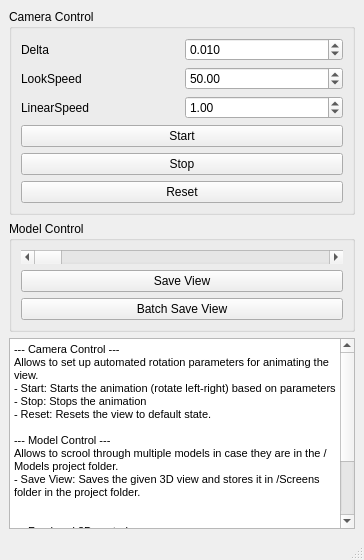
<?xml version="1.0" encoding="UTF-8"?>
<ui version="4.0">
 <class>DEBINNRenderController</class>
 <widget class="QMainWindow" name="DEBINNRenderController">
  <property name="geometry">
   <rect>
    <x>0</x>
    <y>0</y>
    <width>364</width>
    <height>560</height>
   </rect>
  </property>
  <property name="sizePolicy">
   <sizepolicy hsizetype="MinimumExpanding" vsizetype="Preferred">
    <horstretch>0</horstretch>
    <verstretch>0</verstretch>
   </sizepolicy>
  </property>
  <property name="minimumSize">
   <size>
    <width>300</width>
    <height>300</height>
   </size>
  </property>
  <property name="windowTitle">
   <string>MainWindow</string>
  </property>
  <widget class="QWidget" name="centralwidget">
   <layout class="QGridLayout" name="gridLayout_3">
    <item row="0" column="0">
     <widget class="QGroupBox" name="groupBox">
      <property name="sizePolicy">
       <sizepolicy hsizetype="Preferred" vsizetype="Expanding">
        <horstretch>0</horstretch>
        <verstretch>0</verstretch>
       </sizepolicy>
      </property>
      <property name="minimumSize">
       <size>
        <width>200</width>
        <height>0</height>
       </size>
      </property>
      <property name="title">
       <string>Camera Control</string>
      </property>
      <layout class="QGridLayout" name="gridLayout">
       <item row="0" column="0">
        <widget class="QLabel" name="label">
         <property name="text">
          <string>Delta</string>
         </property>
        </widget>
       </item>
       <item row="0" column="1">
        <widget class="QDoubleSpinBox" name="doubleSpinBoxDelta">
         <property name="decimals">
          <number>3</number>
         </property>
         <property name="singleStep">
          <double>0.005000000000000</double>
         </property>
         <property name="value">
          <double>0.010000000000000</double>
         </property>
        </widget>
       </item>
       <item row="1" column="0">
        <widget class="QLabel" name="label_4">
         <property name="text">
          <string>LookSpeed</string>
         </property>
        </widget>
       </item>
       <item row="1" column="1">
        <widget class="QDoubleSpinBox" name="doubleSpinBoxLookSpeed">
         <property name="value">
          <double>50.000000000000000</double>
         </property>
        </widget>
       </item>
       <item row="2" column="0">
        <widget class="QLabel" name="label_5">
         <property name="text">
          <string>LinearSpeed</string>
         </property>
        </widget>
       </item>
       <item row="2" column="1">
        <widget class="QDoubleSpinBox" name="doubleSpinBoxLinearSpeed">
         <property name="value">
          <double>1.000000000000000</double>
         </property>
        </widget>
       </item>
       <item row="3" column="0" colspan="2">
        <widget class="QPushButton" name="pushButtonStart">
         <property name="text">
          <string>Start</string>
         </property>
        </widget>
       </item>
       <item row="4" column="0" colspan="2">
        <widget class="QPushButton" name="pushButtonStop">
         <property name="text">
          <string>Stop</string>
         </property>
        </widget>
       </item>
       <item row="5" column="0" colspan="2">
        <widget class="QPushButton" name="pushButtonReset">
         <property name="text">
          <string>Reset</string>
         </property>
        </widget>
       </item>
      </layout>
     </widget>
    </item>
    <item row="1" column="0">
     <widget class="QGroupBox" name="groupBox_2">
      <property name="sizePolicy">
       <sizepolicy hsizetype="Preferred" vsizetype="Preferred">
        <horstretch>0</horstretch>
        <verstretch>0</verstretch>
       </sizepolicy>
      </property>
      <property name="minimumSize">
       <size>
        <width>200</width>
        <height>0</height>
       </size>
      </property>
      <property name="title">
       <string>Model Control</string>
      </property>
      <layout class="QGridLayout" name="gridLayout_4">
       <item row="0" column="0">
        <widget class="QScrollBar" name="scrollbarModels">
         <property name="pageStep">
          <number>1</number>
         </property>
         <property name="tracking">
          <bool>false</bool>
         </property>
         <property name="orientation">
          <enum>Qt::Horizontal</enum>
         </property>
        </widget>
       </item>
       <item row="1" column="0">
        <widget class="QPushButton" name="pushButtonSaveView">
         <property name="text">
          <string>Save View</string>
         </property>
        </widget>
       </item>
       <item row="2" column="0">
        <widget class="QPushButton" name="pushButtonSaveViewBatch">
         <property name="text">
          <string>Batch Save View</string>
         </property>
        </widget>
       </item>
      </layout>
     </widget>
    </item>
    <item row="2" column="0">
     <widget class="QTextBrowser" name="textBrowser">
      <property name="html">
       <string>&lt;!DOCTYPE HTML PUBLIC &quot;-//W3C//DTD HTML 4.0//EN&quot; &quot;http://www.w3.org/TR/REC-html40/strict.dtd&quot;&gt;
&lt;html&gt;&lt;head&gt;&lt;meta name=&quot;qrichtext&quot; content=&quot;1&quot; /&gt;&lt;meta charset=&quot;utf-8&quot; /&gt;&lt;style type=&quot;text/css&quot;&gt;
p, li { white-space: pre-wrap; }
hr { height: 1px; border-width: 0; }
&lt;/style&gt;&lt;/head&gt;&lt;body style=&quot; font-family:'Segoe UI'; font-size:9pt; font-weight:400; font-style:normal;&quot;&gt;
&lt;p style=&quot; margin-top:0px; margin-bottom:0px; margin-left:0px; margin-right:0px; -qt-block-indent:0; text-indent:0px;&quot;&gt;&lt;span style=&quot; font-family:'MS Shell Dlg 2'; font-size:8pt;&quot;&gt;--- Camera Control ---&lt;/span&gt;&lt;/p&gt;
&lt;p style=&quot; margin-top:0px; margin-bottom:0px; margin-left:0px; margin-right:0px; -qt-block-indent:0; text-indent:0px;&quot;&gt;&lt;span style=&quot; font-family:'MS Shell Dlg 2'; font-size:8pt;&quot;&gt;Allows to set up automated rotation parameters for animating the view.&lt;/span&gt;&lt;/p&gt;
&lt;p style=&quot; margin-top:0px; margin-bottom:0px; margin-left:0px; margin-right:0px; -qt-block-indent:0; text-indent:0px;&quot;&gt;&lt;span style=&quot; font-family:'MS Shell Dlg 2'; font-size:8pt;&quot;&gt;- Start: Starts the animation (rotate left-right) based on parameters&lt;/span&gt;&lt;/p&gt;
&lt;p style=&quot; margin-top:0px; margin-bottom:0px; margin-left:0px; margin-right:0px; -qt-block-indent:0; text-indent:0px;&quot;&gt;&lt;span style=&quot; font-family:'MS Shell Dlg 2'; font-size:8pt;&quot;&gt;- Stop: Stops the animation&lt;/span&gt;&lt;/p&gt;
&lt;p style=&quot; margin-top:0px; margin-bottom:0px; margin-left:0px; margin-right:0px; -qt-block-indent:0; text-indent:0px;&quot;&gt;&lt;span style=&quot; font-family:'MS Shell Dlg 2'; font-size:8pt;&quot;&gt;- Reset: Resets the view to default state.&lt;/span&gt;&lt;/p&gt;
&lt;p style=&quot;-qt-paragraph-type:empty; margin-top:0px; margin-bottom:0px; margin-left:0px; margin-right:0px; -qt-block-indent:0; text-indent:0px; font-family:'MS Shell Dlg 2'; font-size:8pt;&quot;&gt;&lt;br /&gt;&lt;/p&gt;
&lt;p style=&quot; margin-top:0px; margin-bottom:0px; margin-left:0px; margin-right:0px; -qt-block-indent:0; text-indent:0px;&quot;&gt;&lt;span style=&quot; font-family:'MS Shell Dlg 2'; font-size:8pt;&quot;&gt;--- Model Control ---&lt;/span&gt;&lt;/p&gt;
&lt;p style=&quot; margin-top:0px; margin-bottom:0px; margin-left:0px; margin-right:0px; -qt-block-indent:0; text-indent:0px;&quot;&gt;&lt;span style=&quot; font-family:'MS Shell Dlg 2'; font-size:8pt;&quot;&gt;Allows to scrool through multiple models in case they are in the /Models project folder.&lt;/span&gt;&lt;/p&gt;
&lt;p style=&quot; margin-top:0px; margin-bottom:0px; margin-left:0px; margin-right:0px; -qt-block-indent:0; text-indent:0px;&quot;&gt;&lt;span style=&quot; font-family:'MS Shell Dlg 2'; font-size:8pt;&quot;&gt;- Save View: Saves the given 3D view and stores it in /Screens folder in the project folder.&lt;/span&gt;&lt;/p&gt;
&lt;p style=&quot;-qt-paragraph-type:empty; margin-top:0px; margin-bottom:0px; margin-left:0px; margin-right:0px; -qt-block-indent:0; text-indent:0px; font-family:'MS Shell Dlg 2'; font-size:8pt;&quot;&gt;&lt;br /&gt;&lt;/p&gt;
&lt;p style=&quot;-qt-paragraph-type:empty; margin-top:0px; margin-bottom:0px; margin-left:0px; margin-right:0px; -qt-block-indent:0; text-indent:0px; font-family:'MS Shell Dlg 2'; font-size:8pt;&quot;&gt;&lt;br /&gt;&lt;/p&gt;
&lt;p style=&quot; margin-top:0px; margin-bottom:0px; margin-left:0px; margin-right:0px; -qt-block-indent:0; text-indent:0px;&quot;&gt;&lt;span style=&quot; font-family:'MS Shell Dlg 2'; font-size:8pt;&quot;&gt;--- Freehand 3D control ---&lt;/span&gt;&lt;/p&gt;
&lt;p style=&quot; margin-top:0px; margin-bottom:0px; margin-left:0px; margin-right:0px; -qt-block-indent:0; text-indent:0px;&quot;&gt;&lt;span style=&quot; font-family:'MS Shell Dlg 2'; font-size:8pt;&quot;&gt;The 3D view can also be controlled by mouse or keyboard.&lt;/span&gt;&lt;/p&gt;
&lt;p style=&quot; margin-top:0px; margin-bottom:0px; margin-left:0px; margin-right:0px; -qt-block-indent:0; text-indent:0px;&quot;&gt;&lt;span style=&quot; font-family:'MS Shell Dlg 2'; font-size:8pt;&quot;&gt;- Rotate view: Right mouse button + drag&lt;/span&gt;&lt;/p&gt;
&lt;p style=&quot; margin-top:0px; margin-bottom:0px; margin-left:0px; margin-right:0px; -qt-block-indent:0; text-indent:0px;&quot;&gt;&lt;span style=&quot; font-family:'MS Shell Dlg 2'; font-size:8pt;&quot;&gt;- Pan view: Left mouse button + drag&lt;/span&gt;&lt;/p&gt;
&lt;p style=&quot; margin-top:0px; margin-bottom:0px; margin-left:0px; margin-right:0px; -qt-block-indent:0; text-indent:0px;&quot;&gt;&lt;span style=&quot; font-family:'MS Shell Dlg 2'; font-size:8pt;&quot;&gt;- Rotate Left/Right: ALT + Left/Right arrow&lt;/span&gt;&lt;/p&gt;
&lt;p style=&quot; margin-top:0px; margin-bottom:0px; margin-left:0px; margin-right:0px; -qt-block-indent:0; text-indent:0px;&quot;&gt;&lt;span style=&quot; font-family:'MS Shell Dlg 2'; font-size:8pt;&quot;&gt;- Rotate Up/Down: ALT + Up/Down arrow&lt;/span&gt;&lt;/p&gt;
&lt;p style=&quot;-qt-paragraph-type:empty; margin-top:0px; margin-bottom:0px; margin-left:0px; margin-right:0px; -qt-block-indent:0; text-indent:0px; font-family:'MS Shell Dlg 2'; font-size:8pt;&quot;&gt;&lt;br /&gt;&lt;/p&gt;&lt;/body&gt;&lt;/html&gt;</string>
      </property>
     </widget>
    </item>
   </layout>
  </widget>
  <widget class="QMenuBar" name="menubar">
   <property name="geometry">
    <rect>
     <x>0</x>
     <y>0</y>
     <width>364</width>
     <height>22</height>
    </rect>
   </property>
  </widget>
  <widget class="QStatusBar" name="statusbar"/>
 </widget>
 <resources/>
 <connections/>
</ui>
